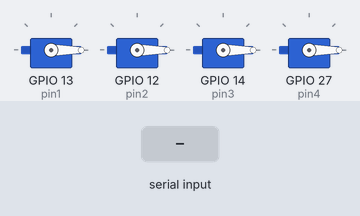
Simulated run of this sketch. Board: ESP32. On the bench: 4 × servo. The inputs (shaded band) are chosen by the test bench. Nothing arrives over Bluetooth unless stated; what the sketch prints to the serial monitor is not drawn.

Above: at 1.2 s.
1.3 s: "H" received over the second serial link
At 2.1 s:
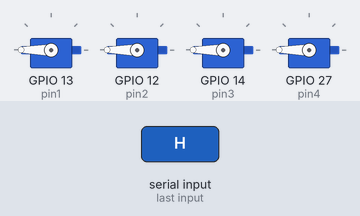
2.8 s: "L" received over the second serial link
At 3.3 s:
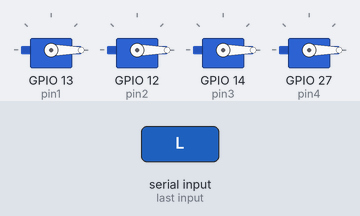
Timing chart, 0 to 5.8 s (numbered marks = the images above; inputs shaded):
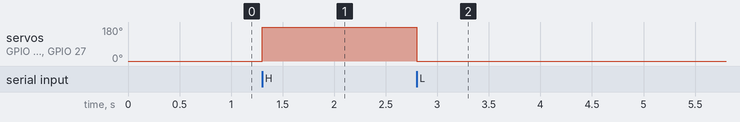

The sketch:

droneb_copy_20260226215934.ino
```cpp
#include <ESP32Servo.h>
#include "BluetoothSerial.h"

BluetoothSerial SerialBT;

// ESC Objects
Servo m1, m2, m3, m4;

// Your Specific Pin Mapping
const int pin1 = 13;
const int pin2 = 12;
const int pin3 = 14; // The one that was cutting off at 1700
const int pin4 = 27;

int throttle = 1000;
const int stepValue = 10; // Updated to 10 as requested

void setup() {
  Serial.begin(115200);
  SerialBT.begin("Nitya_F450_Final_Sync");

  // Allocate all 4 timers for smooth PWM
  ESP32PWM::allocateTimer(0);
  ESP32PWM::allocateTimer(1);
  ESP32PWM::allocateTimer(2);
  ESP32PWM::allocateTimer(3);

  // Attach all ESCs with the standard 1000-2000ms range
  m1.attach(pin1, 1000, 2000);
  m2.attach(pin2, 1000, 2000);
  m3.attach(pin3, 1000, 2000);
  m4.attach(pin4, 1000, 2000);

  // Safety Initialization
  updateAll(1000);

  Serial.println("Bluetooth Ready. Use 'H' and 'L' to SYNC ALL MOTORS.");
}

void loop() {
  if (SerialBT.available()) {
    char cmd = SerialBT.read();

    // --- CALIBRATION (Run this once to fix Pin 14 and Pin 12 RPM) ---
    if (cmd == 'H') {
      updateAll(2000);
      SerialBT.println(">> MAX SIGNAL (2000). Plug in LiPo now.");
    }
    else if (cmd == 'L') {
      updateAll(1000);
      throttle = 1000;
      SerialBT.println(">> MIN SIGNAL (1000). All motors synced!");
    }

    // --- FLIGHT TEST ---
    else if (cmd == 'U') {
      throttle += stepValue; // Increased by 10
      throttle = constrain(throttle, 1000, 2000);
      updateAll(throttle);
      SerialBT.print("Throttle: "); SerialBT.println(throttle);
    }
    else if (cmd == 'D') {
      throttle -= stepValue; // Decreased by 10
      throttle = constrain(throttle, 1000, 2000);
      updateAll(throttle);
      SerialBT.print("Throttle: "); SerialBT.println(throttle);
    }
    else if (cmd == '0') {
      throttle = 1000;
      updateAll(1000);
      SerialBT.println("!! EMERGENCY STOP !!");
    }
  }
}

// Forces all 4 motors to the exact same microsecond value
void updateAll(int val) {
  m1.writeMicroseconds(val);
  m2.writeMicroseconds(val);
  m3.writeMicroseconds(val);
  m4.writeMicroseconds(val);
}
```

Measured:
- after the input at 1.3 s, servo on GPIO 13 (pin1), servo on GPIO 12 (pin2), servo on GPIO 14 (pin3), servo on GPIO 27 (pin4): 0° → 180° at once
- after the input at 2.8 s, servo on GPIO 13 (pin1), servo on GPIO 12 (pin2), servo on GPIO 14 (pin3), servo on GPIO 27 (pin4): 180° → 0° at once
